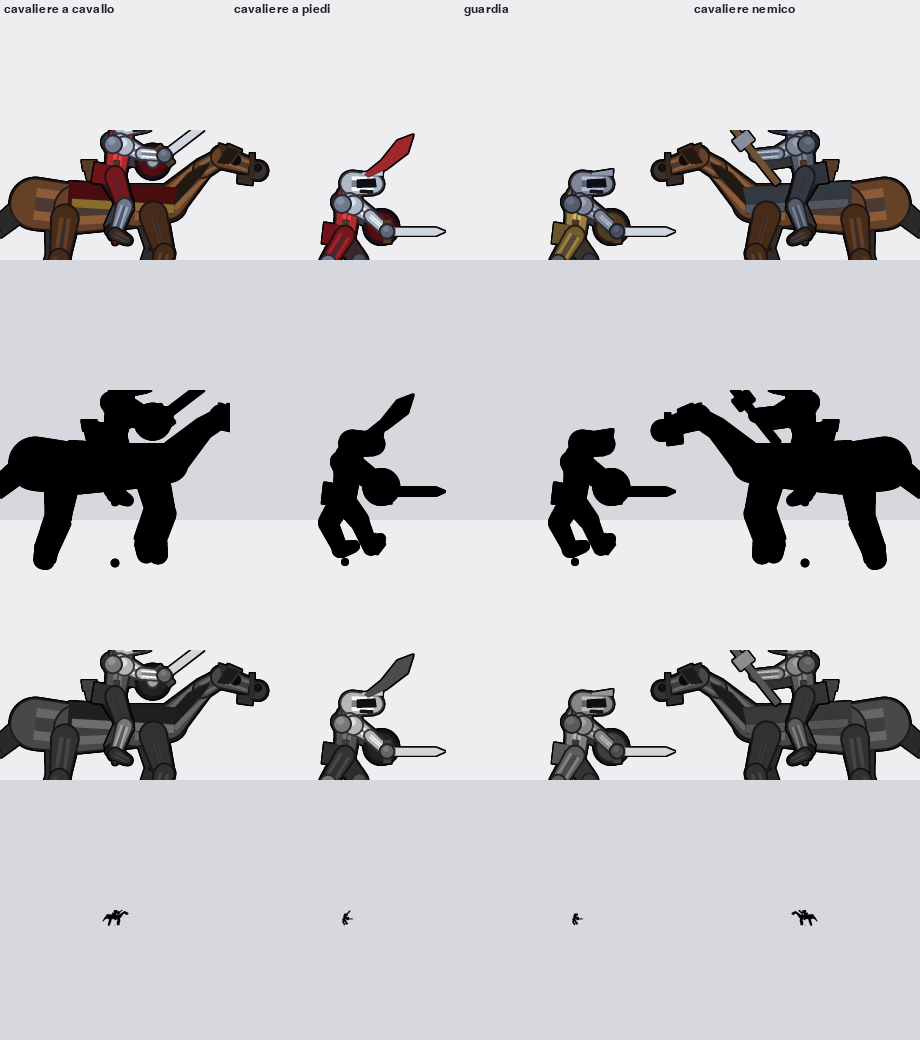

Recreate this plot in Python.
"""Silhouette / value-contrast sheet: the readability check the cast lacks.

    python tools/silhouette.py

Renders each actor at GAME scale in four ways, as the character-design
checklist requires:

  colour      - what the game shows
  silhouette  - filled solid, so only the SHAPE can be judged
  grayscale   - value contrast, to catch two parts of the same lightness
  thumbnail   - the silhouette at 32px tall: it must still read there

A shape that fails the silhouette or the thumbnail row is the reason an
actor "non si capisce".
"""

import os
import sys

os.environ["SDL_VIDEODRIVER"] = "dummy"
sys.path.insert(0, os.path.dirname(os.path.dirname(os.path.abspath(__file__))))

import pygame  # noqa: E402

pygame.init()
import game  # noqa: E402
import sprites  # noqa: E402

HERE = os.path.dirname(os.path.abspath(__file__))
OUT = os.path.join(HERE, "silhouette.png")
CW, CH = 230, 260
THUMB_H = 32


def compose(items, pad=8):
    """items = [(img, rig)] whose feet sit at (rig.w, rig.h) in the image.
    Returns one surface with every item's feet at the same point."""
    w = 2 * max(rig.w for _i, rig in items) + 2 * pad
    h = 2 * max(rig.h for _i, rig in items) + 2 * pad
    out = pygame.Surface((w, h), pygame.SRCALPHA)
    fx, fy = w // 2, h - pad
    for img, rig in items:
        out.blit(img, (fx - rig.w, fy - rig.h))
    return out


def horse_rider(coat, trim, human_kw, horse_face=1, phase=0.3):
    horse = sprites.make_horse_rig(coat=coat, trim=trim, scale=game.HORSE_S)
    rider = sprites.make_human_rig(game.HUMAN_S, **human_kw)
    ha, hb = sprites.horse_pose(3.0, phase)
    hi, _ = sprites.render_horse(horse, ha, (0.0, hb), flip=horse_face < 0)
    ra, rl = sprites.rider_pose(0.25, riding=1.0, moving=1.0)
    ri, _ = sprites.render_human(rider, ra, (0.0, rl - game.SEAT),
                                 flip=horse_face < 0)
    return compose([(hi, horse), (ri, rider)])


def on_foot(rig_kw):
    rig = sprites.make_human_rig(game.HUMAN_S, **rig_kw)
    ang, lift = sprites.rider_pose(0.25, riding=0.0, moving=1.0)
    img, _ = sprites.render_human(rig, ang, (0.0, lift))
    return compose([(img, rig)])


def black(img):
    s = img.copy()
    s.fill((0, 0, 0, 255), special_flags=pygame.BLEND_RGBA_MULT)
    return s


def thumb(img):
    w = max(1, int(img.get_width() * THUMB_H / img.get_height()))
    return pygame.transform.smoothscale(img, (w, THUMB_H))


def main():
    knight = dict()
    guard = dict(steel=sprites.GREY, steel_d=sprites.GREY_D,
                 cloth=sprites.OCHRE, cloth_d=sprites.OCHRE_D,
                 plume=False)
    lancer = dict(steel=sprites.GREY, steel_d=sprites.GREY_D,
                  cloth=sprites.GREY_D, cloth_d=sprites.BLACK, weapon="none",
                  plume=False, shield=False, crest=sprites.GOLD, lance=True)
    cast = [
        ("cavaliere a cavallo", horse_rider(sprites.CRIMSON_D, sprites.GOLD,
                                            knight)),
        ("cavaliere a piedi", on_foot(knight)),
        ("guardia", on_foot(guard)),
        ("cavaliere nemico", horse_rider(sprites.GREY_D, sprites.GREY, lancer,
                                         horse_face=-1)),
    ]

    rows = ["colore", "silhouette", "grigi", "thumb 32px"]
    sheet = pygame.Surface((CW * len(cast), CH * len(rows)))
    sheet.fill((238, 238, 240))
    f = pygame.font.Font(None, 18)
    for c, (label, img) in enumerate(cast):
        variants = [img, black(img), pygame.transform.grayscale(img),
                    thumb(black(img))]
        for r, var in enumerate(variants):
            cell = pygame.Rect(c * CW, r * CH, CW, CH)
            if r in (1, 3):
                pygame.draw.rect(sheet, (214, 216, 222), cell)
            sheet.blit(var, (cell.x + (CW - var.get_width()) // 2,
                             cell.y + (CH - var.get_height()) // 2))
        sheet.blit(f.render(label, True, (30, 30, 40)), (c * CW + 4, 3))
    pygame.image.save(sheet, OUT)
    print("wrote", OUT, sheet.get_size())


if __name__ == "__main__":
    main()
